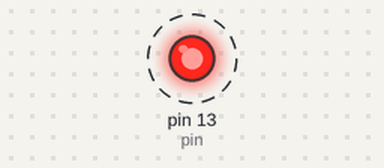
A sketch run on a simulated Arduino Uno, built with avr-gcc and run on an emulated ATmega328P. Shown: output pins drawn as LEDs (lit = HIGH). Dashed ring = blinking.

Above: at 0.12 s.
Timing chart, 0 to 3.0 s (numbered marks = the images above):
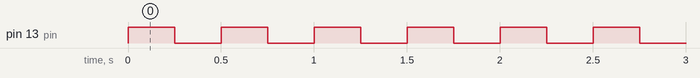

Measured:
- by itself, pin 13 (pin): alternates HIGH for 0.25 s and LOW for 0.25 s

The sketch:

sketch.ino
```cpp
int pin;
bool value;
float time;
void setup() {
  pin= 13;
  pinMode(pin, OUTPUT);
}

void loop() {
  time=2.5;
  value = 1;
  digitalWrite(pin, value);
  delay(time*100);
  value = 0;
  digitalWrite(pin, value);
  delay(time*100);
}
```
